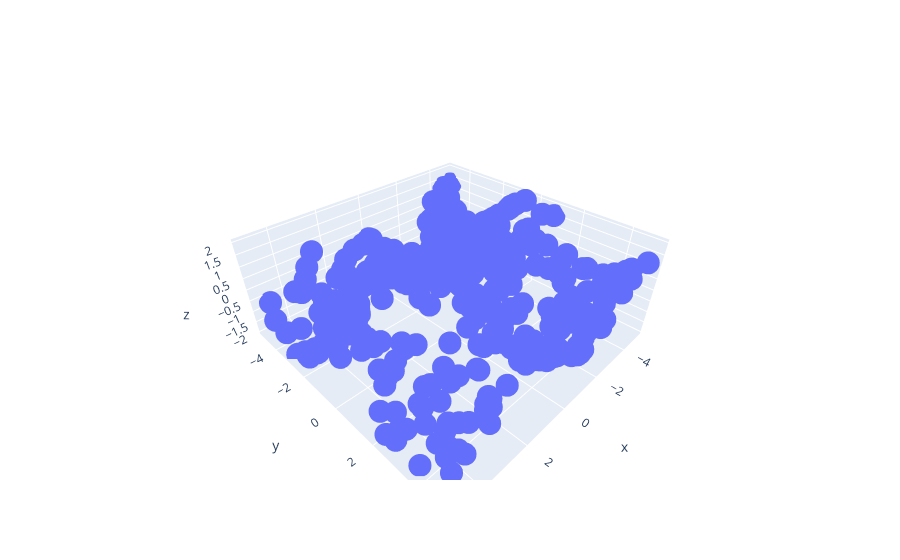

The notebook cell this image was saved under:
### Code cell
# shoe this 3d plot
import plotly.graph_objects as go
import numpy as np
fig = go.Figure(data=[go.Scatter3d(x=x1, y=x2, z=Y, mode='markers')])
fig.show()

### Figure 1 — Plotly figure (JSON) as saved in the notebook; plotly's stock layout.template omitted (floating-point values rounded to 4 significant figures; data arrays with more than 128 entries replaced by an {"elided": "..."} marker saying what was removed)
{"data": [{"mode": "markers", "type": "scatter3d", "x": {"elided": "400 float values"}, "y": {"elided": "400 float values"}, "z": {"elided": "400 float values"}}], "layout": {}}
